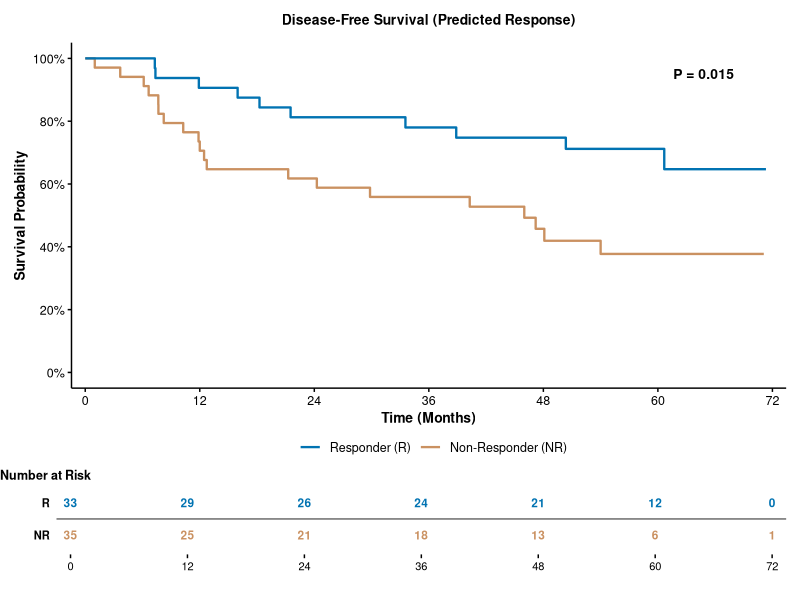
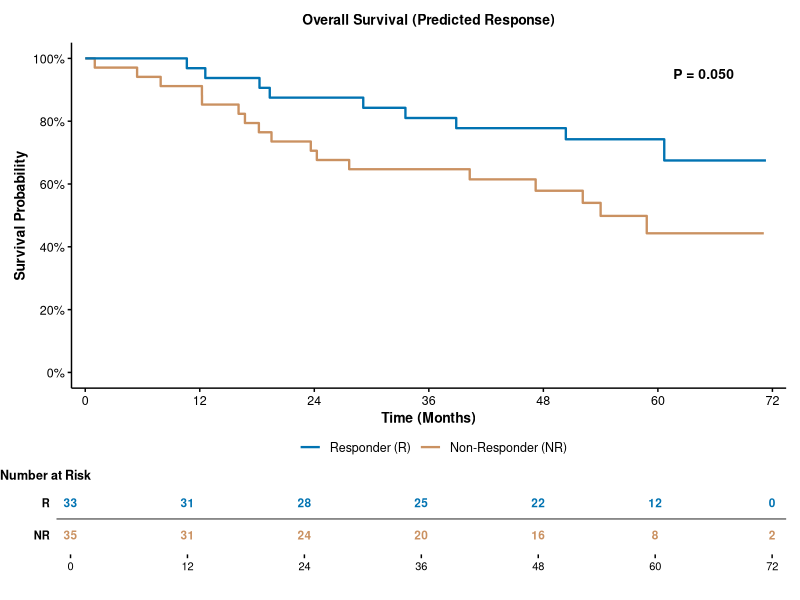
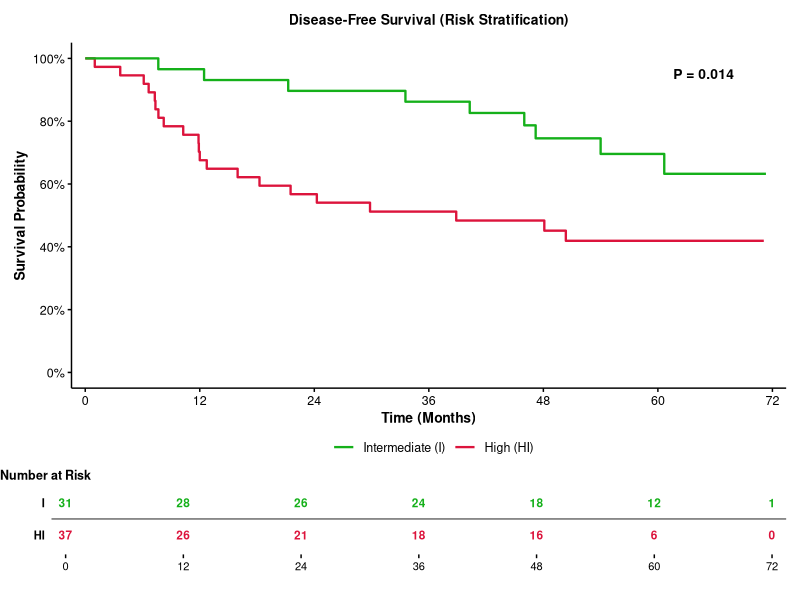
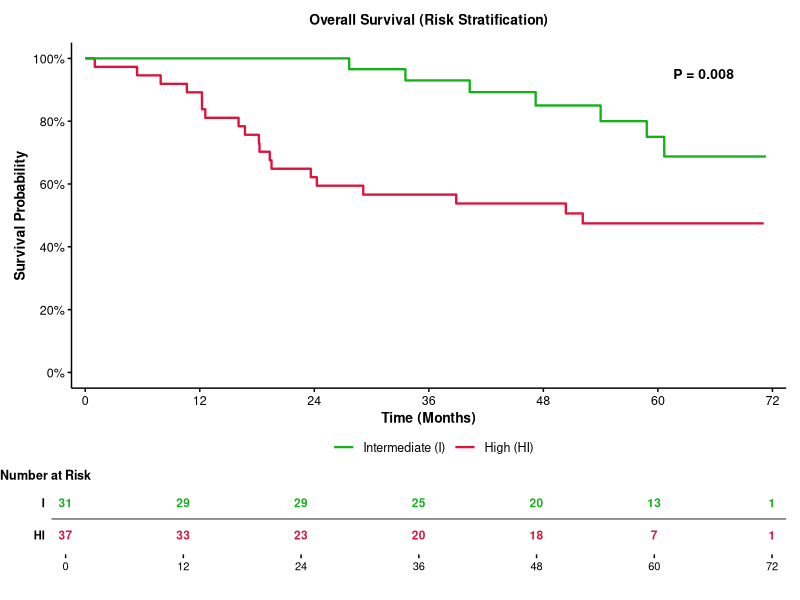
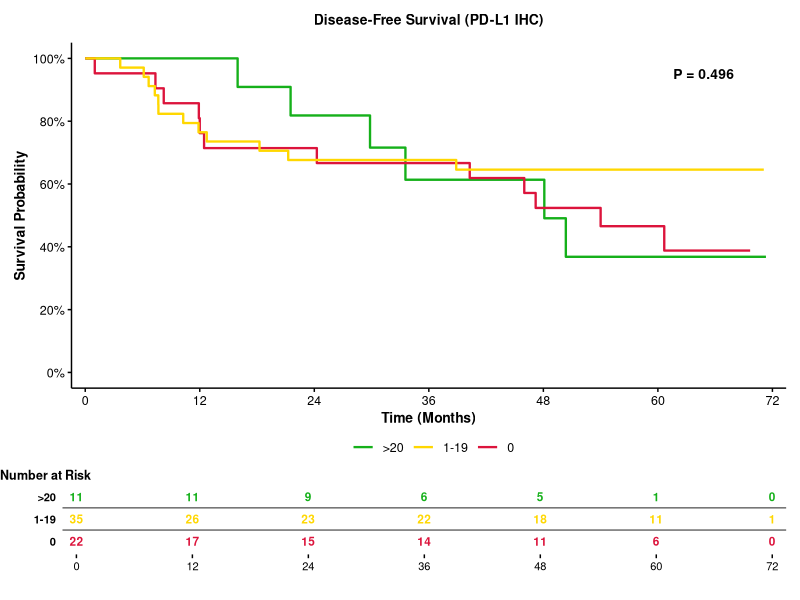
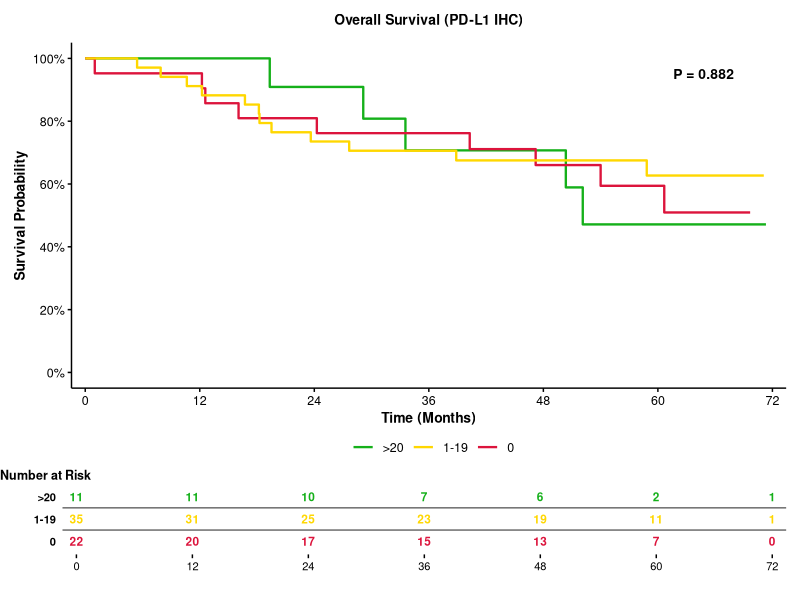
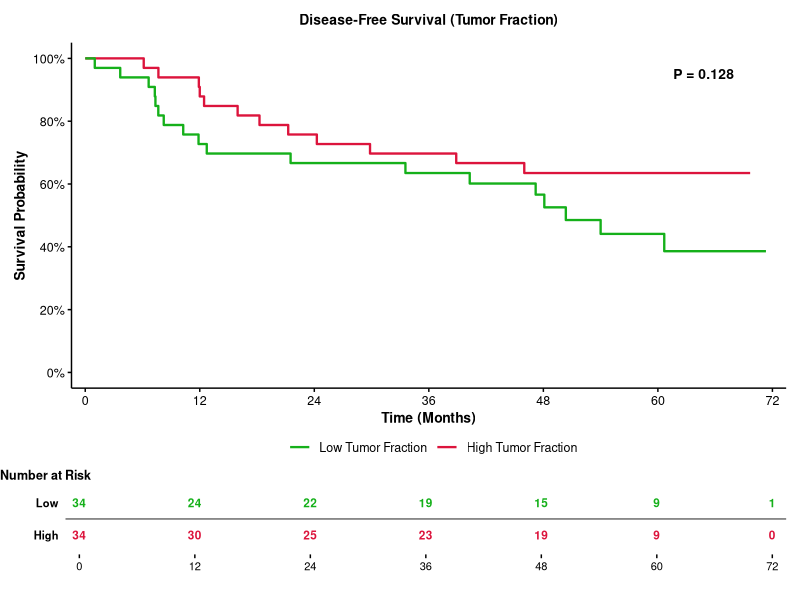
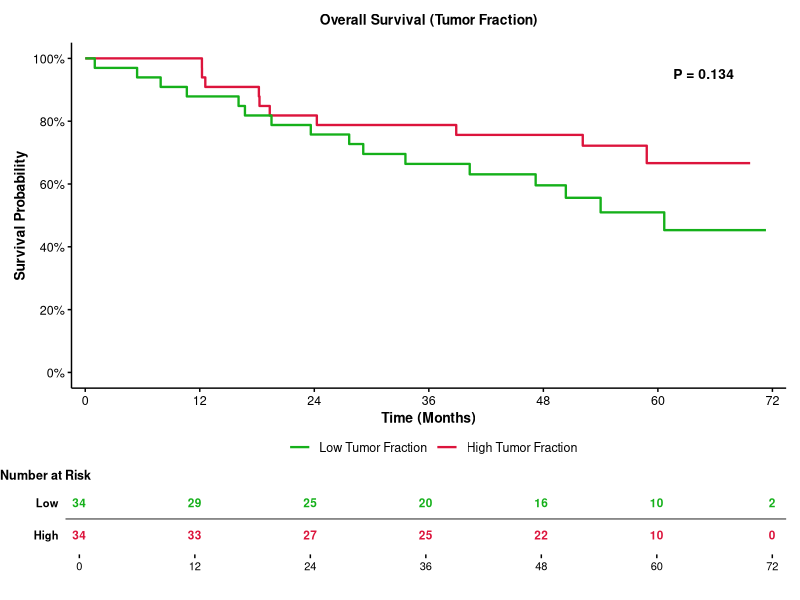

Write the R code that produced these figures, in order.
library(dplyr)
library(survival)
library(ggplot2)
library(gridExtra)
library(scales)
library(grid)

setwd('/Users/ravibandaru/Downloads')
d <- read.csv("./SURVIVAL_DATA.csv")

df_patient <- data.frame(
  response = ifelse(d$REPINST_Predictions == "Responder", 1, 2),
  ihc = ifelse(d$PDL1.IHC == ">20", 1,
               ifelse(d$PDL1.IHC == "1-19", 2, 3)),
  tf = ifelse(d$Tumor.Fraction == "Low Tumor Fraction", 1, 2),
  stratification = factor(ifelse(d$Stratification == "Intermediate", 1, 2),
                          labels = c("Intermediate", "High")),
  event_dfs_new = as.integer(ifelse(d$E_Relapse, 1, 0)),
  time_dfs_new = as.numeric(d$Relapse.Months..Neoadjuvant.),
  event_os_new = as.integer(ifelse(d$E_Survival, 1, 0)),
  time_os_new = as.numeric(d$Survival.Months..Neoadjuvant.),
  event_dfs_old = as.integer(ifelse(d$OLD.E_Relapse, 1, 0)),
  time_dfs_old = as.numeric(d$OLD.Relapse.Months..Neoadjuvant.),
  event_os_old = as.integer(ifelse(d$OLD.E_Survival, 1, 0)),
  time_os_old = as.numeric(d$OLD.Survival.Months..Neoadjuvant.)
)

# Drop rows with any NA values
df_patient <- na.omit(df_patient)

predictor_settings <- list(
  response = list(
    legend = c("Responder (R)", "Non-Responder (NR)"),
    risk_labels = c("R", "NR"),
    palette = c("#0173B2", "#CA9161"),
    title_dfs = "Disease-Free Survival (Predicted Response)",
    title_os = "Overall Survival (Predicted Response)",
    filename = "Response"
  ),
  stratification = list(
    legend = c("Intermediate (I)", "High (HI)"),
    risk_labels = c("I", "HI"),
    palette = c("#15B01A", "#DC143C"),
    title_dfs = "Disease-Free Survival (Risk Stratification)",
    title_os = "Overall Survival (Risk Stratification)",
    filename = "Stratification"
  ),
  ihc = list(
    legend = c(">20", "1-19", "0"),
    risk_labels = c(">20", "1-19", "0"),
    palette = c("#15B01A", "#FFD700", "#DC143C"),
    title_dfs = "Disease-Free Survival (PD-L1 IHC)",
    title_os = "Overall Survival (PD-L1 IHC)",
    filename = "PDL1_IHC"
  ),
  tf = list(
    legend = c("Low Tumor Fraction", "High Tumor Fraction"),
    risk_labels = c("Low", "High"),
    palette = c("#15B01A", "#DC143C"),
    title_dfs = "Disease-Free Survival (Tumor Fraction)",
    title_os = "Overall Survival (Tumor Fraction)",
    filename = "Tumor_Fraction"
  )
)

create_km_plot <- function(surv_obj, group, colors, labels, risk_labels, title, max_time, time_points) {
  km_fit <- survfit(surv_obj ~ group)
  
  surv_data <- data.frame(
    time = km_fit$time,
    surv = km_fit$surv,
    group = rep(names(km_fit$strata), km_fit$strata)
  )
  
  surv_data$group <- gsub("group=", "", surv_data$group)
  
  unique_groups <- unique(surv_data$group)
  start_points <- data.frame(
    time = rep(0, length(unique_groups)),
    surv = rep(1, length(unique_groups)),
    group = unique_groups
  )
  
  surv_data <- rbind(start_points, surv_data)
  surv_data <- surv_data[order(surv_data$group, surv_data$time), ]
  
  surv_data <- surv_data[surv_data$time <= max_time, ]
  
  pval <- survdiff(surv_obj ~ group)$pvalue
  pval_text <- if (pval < 0.001) {
    "P < 0.001"
  } else if (pval < 0.01) {
    paste("P =", sprintf("%.3f", pval))
  } else {
    paste("P =", sprintf("%.3f", pval))
  }
  
  group_levels <- levels(group)
  names(colors) <- group_levels
  
  p_main <- ggplot(surv_data, aes(x = time, y = surv, color = group)) +
    geom_step(linewidth = 0.8) +
    scale_color_manual(values = colors, labels = labels, breaks = group_levels) +
    scale_y_continuous(limits = c(0, 1), labels = percent_format(), 
                       breaks = seq(0, 1, 0.2)) +
    scale_x_continuous(limits = c(0, max_time), expand = c(0.02, 0),
                       breaks = time_points, labels = as.character(time_points)) +
    labs(
      title = title,
      x = "Time (Months)",
      y = "Survival Probability",
      color = ""
    ) +
    theme_classic() +
    theme(
      plot.title = element_text(hjust = 0.5, size = 10, face = "bold", margin = margin(b = 10)),
      axis.title.x = element_text(size = 10, face = "bold"),
      axis.title.y = element_text(size = 10, face = "bold"),
      axis.text = element_text(size = 9, color = "black"),
      legend.text = element_text(size = 9),
      legend.position = "bottom",
      legend.margin = margin(t = -5),
      axis.line = element_line(color = "black", linewidth = 0.5),
      axis.ticks = element_line(color = "black", linewidth = 0.5),
      plot.margin = margin(t = 10, r = 10, b = 5, l = 10)
    ) +
    guides(color = guide_legend(override.aes = list(size = 1.5)))
  
  p_main <- p_main + 
    annotate("rect", xmin = max_time * 0.75, xmax = max_time * 1.05,
             ymin = 0.9, ymax = 1, fill = "white", color = "black", linewidth = 0.5) +
    annotate("text", x = max_time * 0.9, y = 0.95, 
             label = pval_text, size = 3.5, fontface = "bold")
  
  
  risk_table_data <- NULL
  
  for (i in 1:length(levels(group))) {
    group_name <- levels(group)[i]
    group_indices <- which(group == group_name)
    
    if (length(group_indices) > 0) {
      group_surv <- Surv(surv_obj[group_indices, 1], surv_obj[group_indices, 2])
      group_fit <- survfit(group_surv ~ 1)
      
      n_risk <- summary(group_fit, times = time_points, extend = TRUE)$n.risk
      
      risk_df <- data.frame(
        time = time_points,
        n_risk = n_risk,
        group = group_name,
        risk_label = risk_labels[i],
        group_num = i,
        stringsAsFactors = FALSE
      )
      
      risk_table_data <- rbind(risk_table_data, risk_df)
    }
  }
  
  risk_colors <- colors
  names(risk_colors) <- levels(group)
  
  p_risk <- ggplot(risk_table_data, aes(x = time, y = reorder(risk_label, -group_num))) +
    geom_text(aes(label = n_risk, color = group), size = 3, fontface = "bold") +
    scale_color_manual(values = risk_colors) +
    scale_x_continuous(limits = c(0, max_time), expand = c(0.02, 0),
                       breaks = time_points, labels = as.character(time_points)) +
    labs(x = "", y = "") +
    theme_classic() +
    theme(
      legend.position = "none",
      axis.text.x = element_text(size = 8, color = "black", angle = 0),
      axis.text.y = element_text(size = 8, color = "black", face = "bold"),
      axis.line.x = element_blank(),
      axis.line.y = element_blank(),
      axis.ticks.x = element_line(color = "black", linewidth = 0.5),
      axis.ticks.y = element_blank(),
      plot.margin = margin(t = 0, r = 10, b = 5, l = 10),
      panel.background = element_rect(fill = "white", color = NA)
    ) +
    geom_hline(yintercept = seq(1.5, length(risk_labels) - 0.5, 1), 
               color = "black", linewidth = 0.3)
  
  risk_label <- textGrob("Number at Risk", x = 0, hjust = 0, 
                         gp = gpar(fontsize = 9, fontface = "bold"))
  
  combined_plot <- grid.arrange(
    p_main, 
    risk_label,
    p_risk, 
    ncol = 1, 
    heights = c(4, 0.15, 1)
  )
  
  return(combined_plot)
}

dfs_surv <- Surv(df_patient$time_dfs_new, df_patient$event_dfs_new)
os_surv <- Surv(df_patient$time_os_new, df_patient$event_os_new)

for (pred in names(predictor_settings)) {
  setting <- predictor_settings[[pred]]
  group <- factor(df_patient[[pred]], labels = setting$legend)
  
  pdf(paste0("KM_DFS_", setting$filename, "_NEW.pdf"), width = 4.5, height = 4.5)
  p1 <- create_km_plot(dfs_surv, group, setting$palette, setting$legend, setting$risk_labels, 
                       setting$title_dfs, max_time = 72, time_points = c(0, 12, 24, 36, 48, 60, 72))
  dev.off()
  
  pdf(paste0("KM_OS_", setting$filename, "_NEW.pdf"), width = 4.5, height = 4.5)
  p2 <- create_km_plot(os_surv, group, setting$palette, setting$legend, setting$risk_labels, 
                       setting$title_os, max_time = 72, time_points = c(0, 12, 24, 36, 48, 60, 72))
  dev.off()
}

dfs_surv <- Surv(df_patient$time_dfs_old, df_patient$event_dfs_old)
os_surv <- Surv(df_patient$time_os_old, df_patient$event_os_old)

for (pred in names(predictor_settings)) {
  setting <- predictor_settings[[pred]]
  group <- factor(df_patient[[pred]], labels = setting$legend)
  
  pdf(paste0("KM_DFS_", setting$filename, "_OLD.pdf"), width = 4.5, height = 4.5)
  p1 <- create_km_plot(dfs_surv, group, setting$palette, setting$legend, setting$risk_labels, 
                       setting$title_dfs, max_time = 60, time_points = c(0, 12, 24, 36, 48, 60))
  dev.off()
  
  pdf(paste0("KM_OS_", setting$filename, "_OLD.pdf"), width = 4.5, height = 4.5)
  p2 <- create_km_plot(os_surv, group, setting$palette, setting$legend, setting$risk_labels, 
                       setting$title_os, max_time = 60, time_points = c(0, 12, 24, 36, 48, 60))
  dev.off()
}